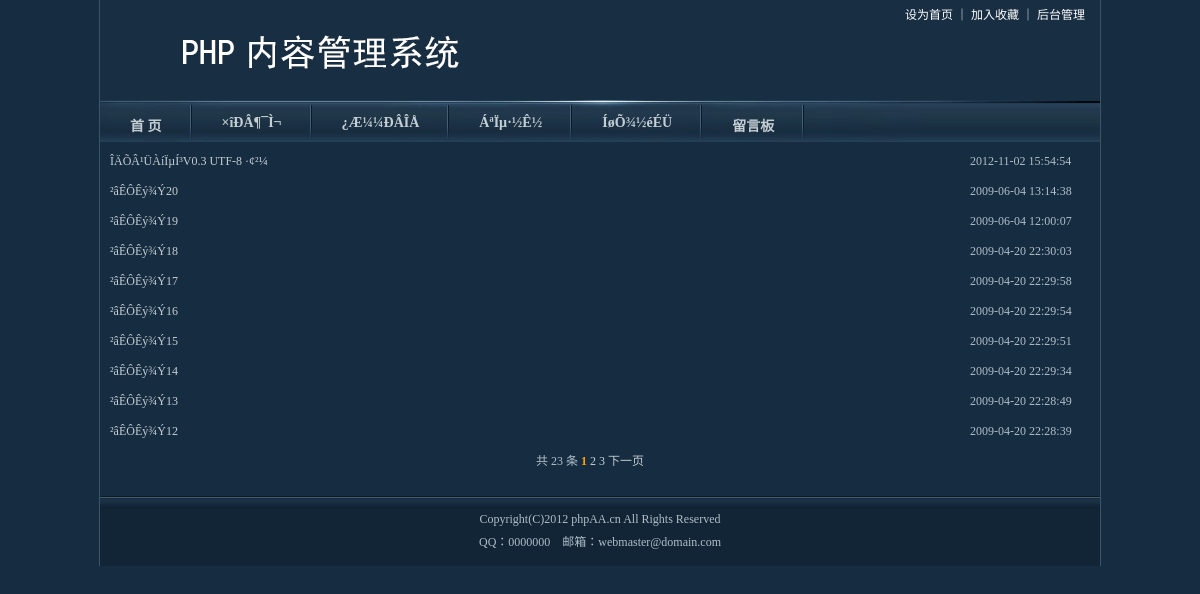
Page /list.php on the committed database.
### tables this page shows
CREATE TABLE IF NOT EXISTS `cms_category` (
  `id` int(11) NOT NULL AUTO_INCREMENT COMMENT 'À¸Ä¿ID',
  `pid` int(11) NOT NULL DEFAULT '0' COMMENT '¸¸À¸Ä¿ID',
  `name` varchar(50) NOT NULL DEFAULT '' COMMENT 'À¸Ä¿Ãû³Æ',
  `description` text,
  `seq` int(11) NOT NULL DEFAULT '0' COMMENT 'À¸Ä¿ÅÅÐò',
  PRIMARY KEY (`id`)
);

CREATE TABLE IF NOT EXISTS `cms_page` (
  `id` int(11) NOT NULL AUTO_INCREMENT COMMENT 'ID',
  `code` varchar(20) DEFAULT NULL COMMENT '±ðÃû',
  `title` varchar(100) DEFAULT NULL COMMENT 'Ãû³Æ',
  `content` text COMMENT 'ÄÚÈÝ',
  `created_date` datetime DEFAULT NULL COMMENT '´´½¨ÈÕÆÚ',
  PRIMARY KEY (`id`)
);

CREATE TABLE IF NOT EXISTS `cms_article` (
  `id` int(11) NOT NULL AUTO_INCREMENT COMMENT 'ÎÄÕÂID',
  `cid` int(11) NOT NULL COMMENT 'ËùÊôÀ¸Ä¿ID',
  `title` varchar(200) NOT NULL DEFAULT '' COMMENT '±êÌâ',
  `subtitle` varchar(200) DEFAULT '',
  `att` set('a','b','c','d','e','f','g') DEFAULT '' COMMENT 'ÊôÐÔ',
  `pic` varchar(200) DEFAULT NULL COMMENT 'ËõÂÔÍ¼',
  `source` varchar(200) DEFAULT NULL COMMENT 'À´Ô´',
  `author` varchar(20) DEFAULT NULL COMMENT '×÷Õß',
  `resume` varchar(500) DEFAULT NULL COMMENT 'ÕªÒª',
  `pubdate` varchar(40) NOT NULL DEFAULT '' COMMENT '·¢±íÈÕÆÚ',
  `content` text COMMENT 'ÎÄÕÂÄÚÈÝ',
  `hits` int(11) NOT NULL DEFAULT '0' COMMENT 'µã»÷´ÎÊý',
  `created_by` int(11) NOT NULL COMMENT '´´½¨Õß',
  `created_date` datetime NOT NULL COMMENT '´´½¨Ê±¼ä',
  `delete_session_id` int(11) DEFAULT NULL COMMENT 'É¾³ýÈËID',
  PRIMARY KEY (`id`)
);

### include/config.inc.php (called while the page is built, shortened)
<?php
require_once ROOT_PATH.'include/db_mysql.php';
$db = new db_mysql();
?>

### include/db_mysql.php (called while the page is built, shortened)
<?php
class db_mysql {
	private $link_id = NULL;
	function __construct() {
		$this->debug = false;
	}
	function connect($dbhost, $dbuser, $dbpwd, $dbname = '', $dbcharset = 'utf8', $pconnect = 0) {
		if ($pconnect) {
			if (! $this->link_id = mysql_pconnect ( $dbhost, $dbuser, $dbpwd )) {
				$this->ErrorMsg ();
			}
		} else {
			if (! $this->link_id = mysql_connect ( $dbhost, $dbuser, $dbpwd, 1 )) {
				$this->ErrorMsg ();
			}
		}
	}
	function query($sql) {
		if (! ($query = mysql_query ( $sql, $this->link_id ))) {
			$this->ErrorMsg ();
			return false;
		} else {
			return $query;
		}
	}
	function getList($sql) {
		$res = $this->query ( $sql );
		if ($res !== false) {
			$arr = array ();
			$row = mysql_fetch_assoc ( $res );
			while ($row) {
				$arr [] = $row;
				$row = mysql_fetch_assoc ( $res );
			}
			return $arr;
		} else {
			return false;
		}
	}
	function selectLimit($sql, $numrows=-1, $offset=-1) {
		if($offset==-1){
			$sql .= ' LIMIT ' . $numrows;
		}else{
			$sql .= ' LIMIT ' . $offset . ', ' . $numrows;
		}
		return $this->getList( $sql );
	}
	function getRowsNum($sql) {
		$query = $this->query ( $sql );
		return mysql_num_rows ( $query );
	}
}
?>

### list.php (the view)
<?php
include_once 'header.php';
?>
<table width="99%" border="0" cellpadding="0" cellspacing="0" class="news">
  <?php foreach(getArticleList("cid=".$_GET['id']."|row=10") as $list){?>
  <tr>
    <td height="30" align="left">
     <a href="show.php?id=<?php echo $list['id']?>" target="_blank">
	  <?php echo $list['title']?></a>&nbsp;</td>
    <td width="120" align="left">
	  <?php echo $list['pubdate']?>&nbsp;</td>
  </tr>
  <?php }?>
  <tr>
    <td height="30" colspan="2" align="center" style="padding-right:20px">
	<?php echo getPagination("list.php?id=".$_GET['id']);?></td>
  </tr>
</table>
<?php
include_once 'footer.php';
?>

### header.php (shortened to what this page needs)
<?php
include_once 'include/config.inc.php';
include_once 'include/common.function.php';
?>
<!DOCTYPE html PUBLIC "-//W3C//DTD XHTML 1.0 Transitional//EN" "http://www.w3.org/TR/xhtml1/DTD/xhtml1-transitional.dtd">
<html xmlns="http://www.w3.org/1999/xhtml">
<head>
<link href="images/css.css" rel="stylesheet" type="text/css" />
</head>
<body>
<div class="main">
<table width="100%" border="0" cellspacing="0" cellpadding="0">
  <tr>
    <td width="443" height="100" align="center" bgcolor="#182E43"><a href="http://www.phpaa.cn" target="_blank"><img src="images/logo.gif" width="396" height="78" border="0" /></a></td>
    <td align="right" valign="top" bgcolor="#182E43" class="white" style="padding-top:5px">
    <a href="http://www.phpaa.cn" onClick="this.style.behavior='url(#default#homepage)';this.setHomePage('http://www.phpaa.cn/');return(false);" style="behavior: url(#default#homepage)" class="white">设为首页 </a>｜
    <a href="javascript:window.external.addFavorite('http://www.phpaa.cn/','文章管理系统');" class="white">加入收藏 </a>｜
    <a href="admin/" class="white">后台管理&nbsp;&nbsp;&nbsp;&nbsp;&nbsp;</a> </td>
  </tr>
</table>
<table width="100%" border="0" cellspacing="0" cellpadding="0" class="navBg">
  <tr>
    <td align="center" valign="top">
      <div class="nav"><a href="index.php">首  页</a></div>
      <?php foreach(getCategoryList() as $list){?>
      <div class="nav"><a href="list.php?id=<?php echo $list['id']?>"><?php echo $list['name']?></a></div>
      <?php }?>
      <?php foreach(getPageList() as $list){?>
      <div class="nav"><a href="page.php?id=<?php echo $list['id']?>"><?php echo $list['title']?></a></div>
      <?php }?>
      <div class="nav"><a href="message.php">留言板</a></div></td>
  </tr>
</table>

### include/common.function.php (shortened to what this page needs)
<?php
function getCategoryList($pid=0){
	global $db;
	return $db->getList("select * from cms_category where pid=".$pid);
}
function getPageList(){
	global $db;
	return $db->getList("select * from cms_page order by code asc");
}
function getArticleList($str=''){
	global $db;
	$curpage = empty($_GET['page'])?0:($_GET['page']-1);
	$init_array =array(
		'row'		=>0,
		'titlelen'	=>0,
		'keywords'	=>0,
		'type'		=>'',
		'cid'		=>'',
		'order'		=>'id',
		'orderway'	=>'desc'
	);
	$str_array = explode('|',$str);
	foreach($str_array as $_str_item){
		if(!empty($_str_item)){
			$_str_item_array = explode('=',$_str_item);
			if(!empty($_str_item_array[0])&&!empty($_str_item_array[1])){
				$init_array[$_str_item_array[0]]=$_str_item_array[1];
			}
		}
	}
	$row		 = $init_array['row'];
	$titlelen	 = $init_array['titlelen'];
	$type		 = $init_array['type'];
	$order		 = $init_array['order'];
	$orderway	 = $init_array['orderway'];
	if(!empty($titlelen)){
		$title="substring(a.title,1,".$titlelen.") as title";
	}else{
		$title="a.title";
	}
	$where = "";
	$sql = "select
	a.id,b.id as cid,".$title.",a.att,a.pic,a.source,
	a.author,a.resume,a.pubdate,a.content,a.hits,a.created_by,a.created_date,
	b.name
	from cms_article a
	left outer join cms_category b on a.cid=b.id
	where a.delete_session_id is null ".$where." order by a.".$order." ".$orderway;
	global $pageList;
	$pageList['pagination_total_number']	= $db->getRowsNum($sql);
	$pageList['pagination_perpage'] 		= empty($row)?$pageList['pagination_total_number']:$row;
	return $db->selectLimit($sql,$pageList['pagination_perpage'],$curpage*$row);
}
function getPagination($page_url,$page = 8) {
	global $pageList;
	$curpage = empty($_GET['page'])?1:$_GET['page'];
	if($pageList['pagination_total_number'] > $pageList['pagination_perpage']) {
		$offset = 2;
		$realpages = @ceil($pageList['pagination_total_number'] / $pageList['pagination_perpage']);
		$pages = $realpages;
		if($page > $pages) {
			$from = 1;
			$to = $pages;
		}
		$phpaa_page = '';
		$page_url .= strpos($page_url, '?') ? '&amp;' : '?';
		$phpaa_page = ($curpage - $offset > 1 && $pages > $page ? '<a href="'.$page_url.'page=1" class="first">首页</a> ' : '').
			($curpage > 1? '<a href="'.$page_url.'page='.($curpage - 1).'" class="prev">上一页</a> ' : '');
		for($i = $from; $i <= $to; $i++) {
			$phpaa_page .= $i == $curpage ? '<strong style="color:#ffa000">'.$i.'</strong> ' :
				'<a href="'.$page_url.'page='.$i.($i == $pages ? '#' : '').'">'.$i.'</a> ';
		}
		$phpaa_page .= ($to < $pages ? '<a href="'.$page_url.'page='.$pages.'" class="last">...'.$pages.'</a> ': '');
		$phpaa_page .= ($curpage < $pages ? '<a href="'.$page_url.'page='.($curpage + 1).'" class="next">下一页</a> ' : '');
		$phpaa_page .= ($to < $pages ? '<a href="'.$page_url.'page='.$pages.'" class="last">尾页</a> ': '');
		$phpaa_page = $phpaa_page ? '<div class="pages">共&nbsp;'.$pageList['pagination_total_number'].'&nbsp;条 '.$phpaa_page.'</div>' : '';
	}
	if(isset($phpaa_page)){
	  return $phpaa_page;
	}
}
?>

### footer.php
<table width="100%" border="0" cellspacing="0" cellpadding="0" class=" bottomBg">
  <tr>
    <td height="70" align="center" class="hui">
      Copyright(C)2012 <a href="http://www.phpaa.cn" class="hui12" target="_blank">phpAA.cn</a>  All Rights Reserved <br />
    QQ：0000000  &nbsp;&nbsp; 邮箱：webmaster@domain.com<br /></td>
  </tr>
</table>
</div>
</body>
</html>

### images/css.css (style rules this page uses)
body { background-color: #162C40;margin: 0px;text-align:center; }
.main { border-left:1px solid #3B5669;border-right:1px solid #3B5669; width:1000px; margin:0px auto }
.white { font-size:12px; color:#fff; }
a.white:link { color:#fff; text-decoration:none; line-height:20px; }
.hui12 { font-size:12px; color:#fff; }
a.hui12:link { color:#B1BFC9; text-decoration:none; }
.hui { font-size:12px; color:#B0BEC9; line-height:23px; }
.navBg { background:url(nav_bg.gif) no-repeat top; height:42px; margin-bottom:4px; padding-top:5px; }
.nav { background:url(nav_line.gif) no-repeat center right; height:26px; padding-top:10px;font-size:14px; color:#C5CED3; padding-left:30px; padding-right:30px; float:left; font-weight:bold; }
.nav a:link { color:#C5CED3; text-decoration:none; }
.bottomBg { background:url(bottomBg.gif) repeat-x top #122536; }
.news { font-size:12px; color:#B0BEC9; margin-bottom:20px; }
.news td { padding-left:10px; line-height:30px; }
.news a:link { color:#C5CED3; text-decoration:none; }

### rows in the picture
cms_category: name "×îÐÂ¶¯Ì¬"
cms_category: name "¿Æ¼¼ÐÂÎÅ"
cms_page: title "ÁªÏµ·½Ê½"
cms_page: title "ÍøÕ¾½éÉÜ"
cms_article: title "ÎÄÕÂ¹ÜÀíÏµÍ³V0.3 UTF-8 ·¢²¼", pubdate "2012-11-02 15:54:54"
cms_article: title "²âÊÔÊý¾Ý20", pubdate "2009-06-04 13:14:38"
cms_article: title "²âÊÔÊý¾Ý19", pubdate "2009-06-04 12:00:07"
cms_article: title "²âÊÔÊý¾Ý18", pubdate "2009-04-20 22:30:03"
cms_article: title "²âÊÔÊý¾Ý17", pubdate "2009-04-20 22:29:58"
cms_article: title "²âÊÔÊý¾Ý16", pubdate "2009-04-20 22:29:54"
cms_article: title "²âÊÔÊý¾Ý15", pubdate "2009-04-20 22:29:51"
cms_article: title "²âÊÔÊý¾Ý14", pubdate "2009-04-20 22:29:34"
cms_article: title "²âÊÔÊý¾Ý13", pubdate "2009-04-20 22:28:49"
cms_article: title "²âÊÔÊý¾Ý12", pubdate "2009-04-20 22:28:39"

### other values in the picture
$pageList['pagination_total_number'] "23"
